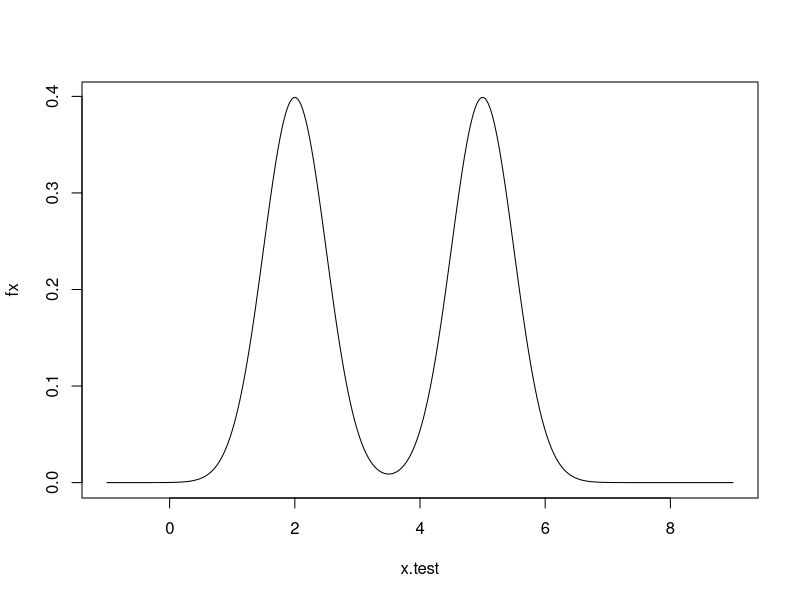
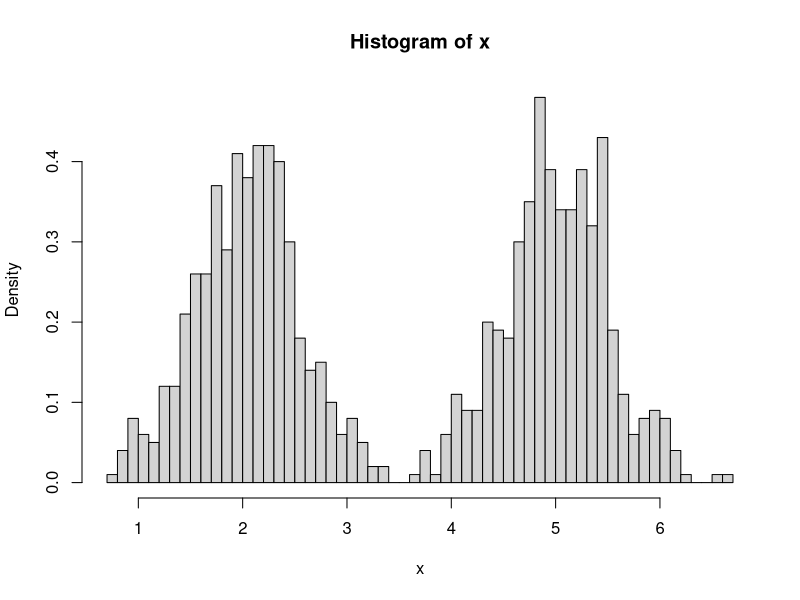
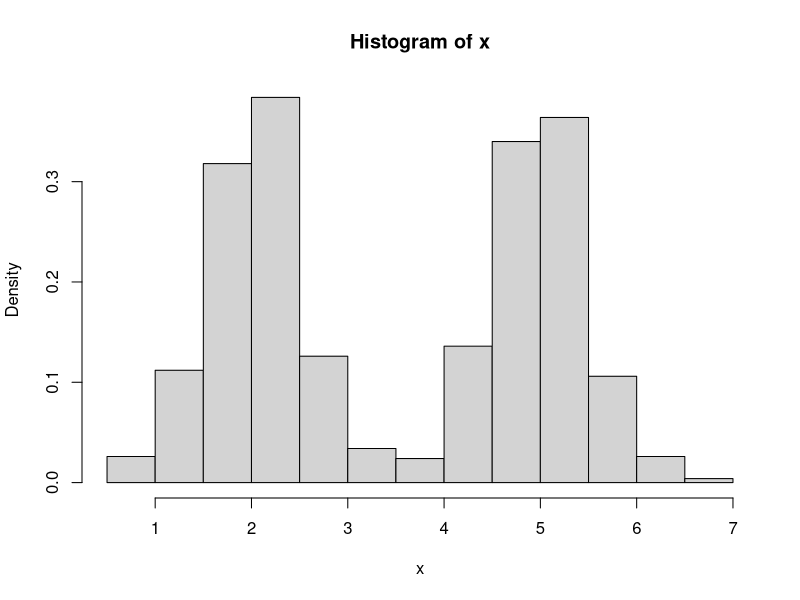
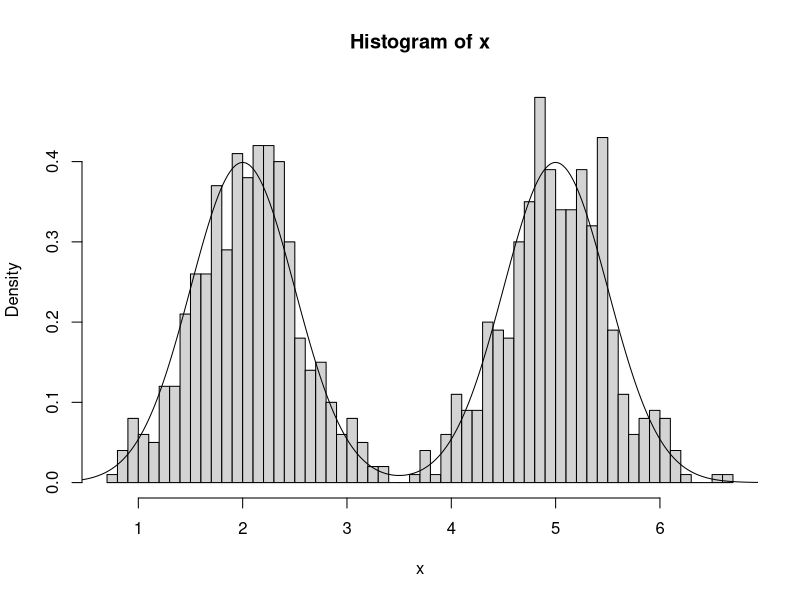
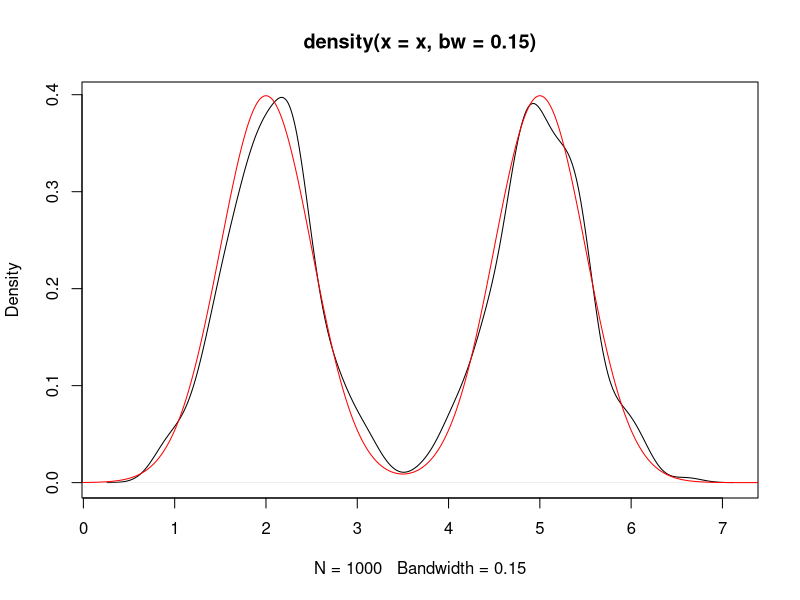
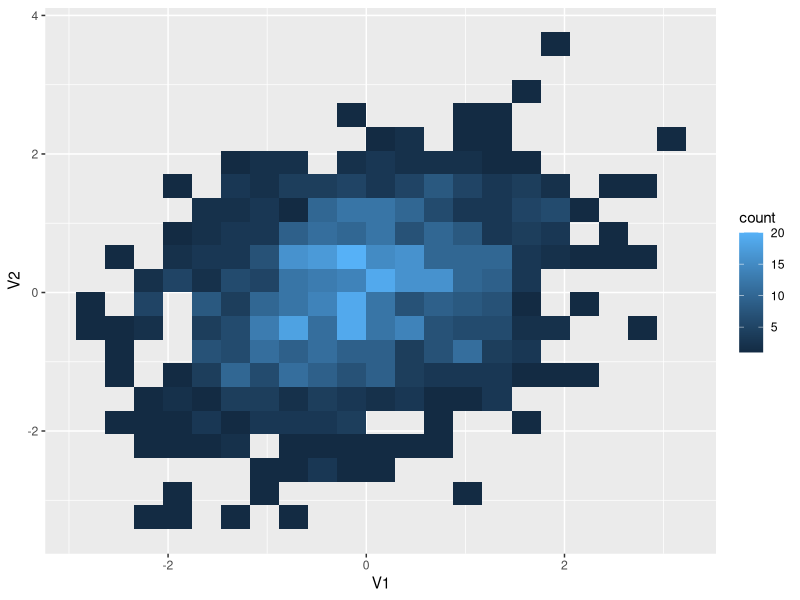
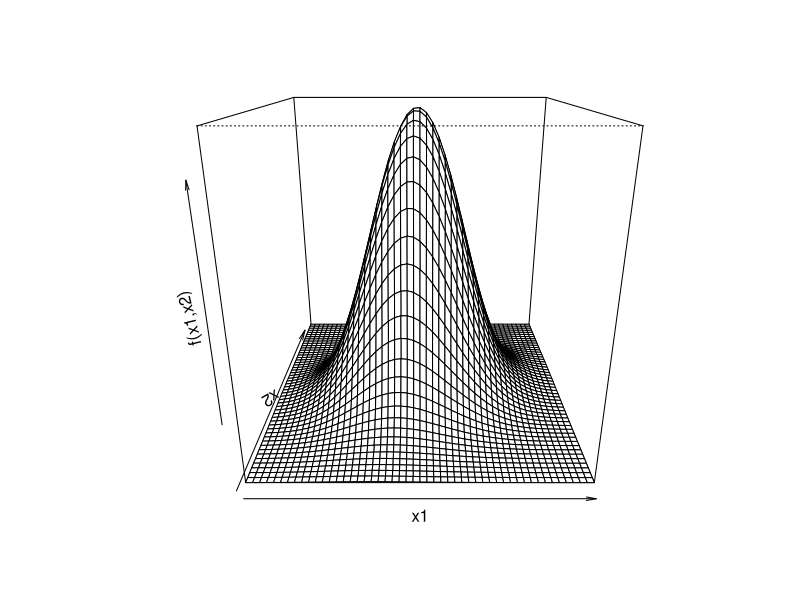
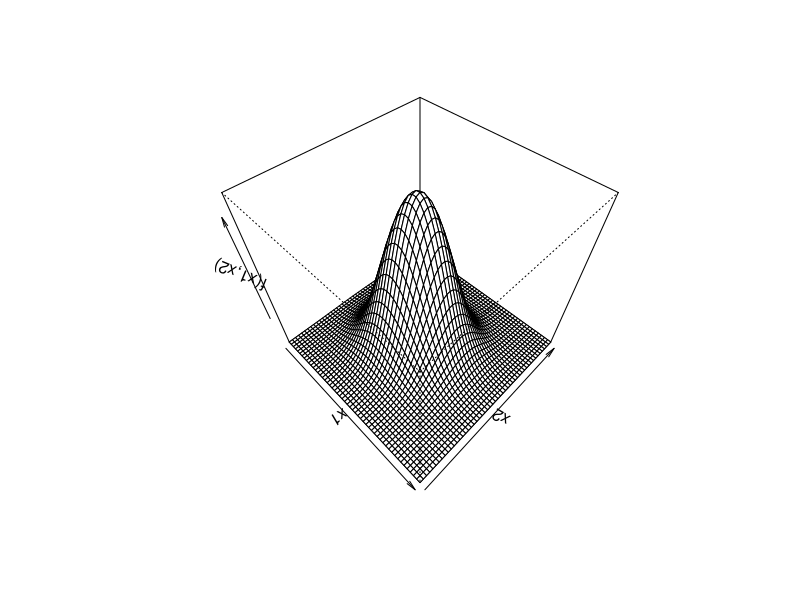

R code for these plots, in order:
## ---- chunk 1
# Kernel density estimation
set.seed(12345)
#simulate 1000 data points from the model with the density function
# 0.5N(2,0.5) +0.5N(5,0.5)
x = rnorm(500,2,0.5)
x = c(x, rnorm(500,5,0.5))
## ---- chunk 2
# the true density 
x.test = seq(-1,9,0.01)
fx = 0.5*dnorm(x.test,2,0.5)+0.5*dnorm(x.test,5,0.5)
plot(x.test, fx, type = "l")
## ---- chunk 3
# histogram
hist(x,breaks = 50,freq = F)
hist(x,breaks = 10,freq = F)
## ---- chunk 4
hist(x,breaks = 50,freq = F)
points(x.test, fx, type = "l")
## ---- chunk 5
#kernel density estimate
#bw : bandwidth
plot(density(x, bw=0.15))
points(x.test, fx, type = "l",col = "red")
## ---- chunk 6
#multivariate nonparametric density estimation
library(ggplot2) # PLOT
library(mvtnorm) # Simulation
library(KernSmooth) # kernel
## ---- chunk 7
#generate multivariate normal data
sigma = matrix(data=c(1,0.3,0.3,1), nrow = 2, ncol = 2)
x = as.data.frame(rmvnorm(1000, mean= c(0,0), sigma = sigma))
## ---- chunk 8
# two dimensional histogram
p = ggplot(x, aes(V1,V2))
p = p+stat_bin_2d(bins = 20)
p
## ---- chunk 9
# two dimensional kernel density estimation
z = bkde2D(x, .9)
# three dimension plot
persp(z$fhat, theta = 0, phi = 20, xlab = "x1", ylab = "x2",zlab = "f(x1,x2)")
persp(z$fhat, theta = 45, phi = 50, xlab = "x1", ylab = "x2",zlab = "f(x1,x2)")
## ---- chunk 10
#contour plot of a 2d kernel density estimator
ggplot(x, aes(V1,V2))+geom_density2d()+labs(x = "x1", y = "x2")

